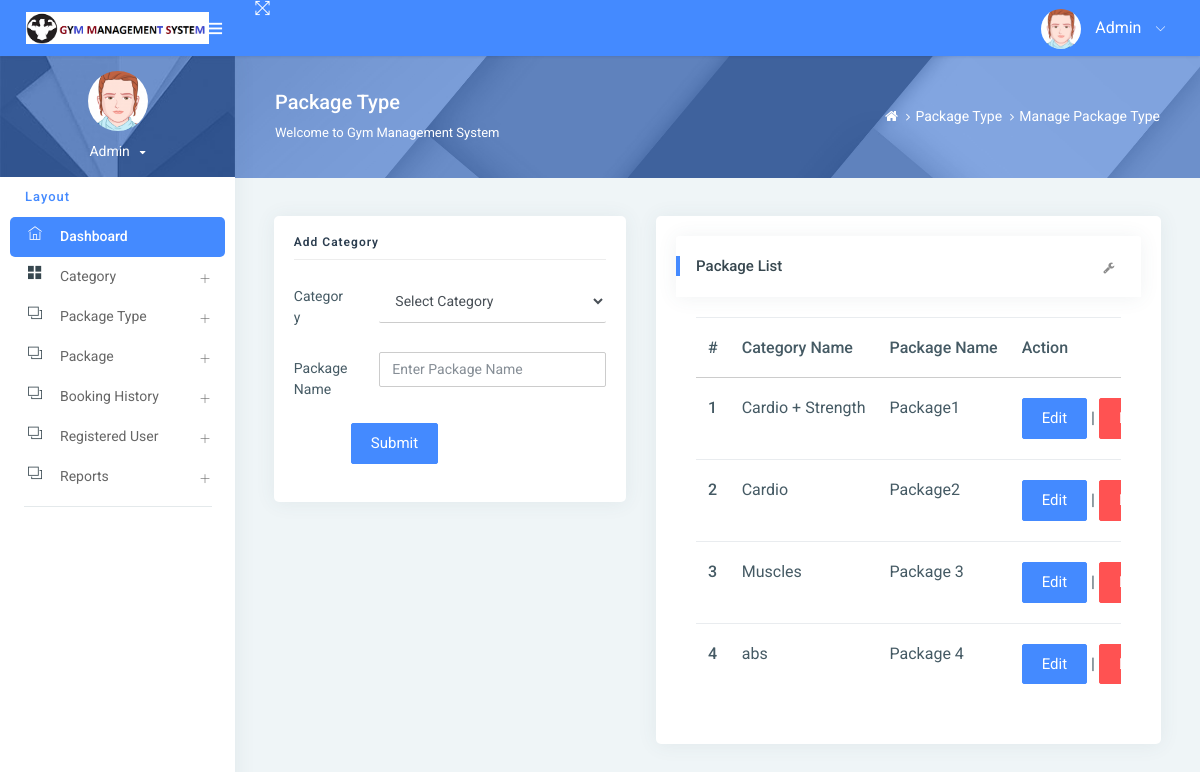
Page /managePackageType/ (signed in) on the committed database.
### gym/models.py (models this page shows, shortened)
class Packagetype(models.Model):
    category = models.ForeignKey(Category, on_delete=models.CASCADE, null=True)
    packagename = models.CharField(max_length=200, null=True)
    creationdate = models.DateTimeField(auto_now_add=True)

class Category(models.Model):
    categoryname = models.CharField(max_length=200, null=True)
    status = models.CharField(max_length=300, null=True)
    creationdate = models.DateTimeField(auto_now_add=True)

### gym/views.py (the view)
# urls.py: path('managePackageType/', managePackageType, name='managePackageType'),
def managePackageType(request):
    if not request.user.is_authenticated:
        return redirect('admin_login')
    package = Packagetype.objects.all()
    category = Category.objects.all()
    try:
        if request.method == "POST":
            cid = request.POST['category']
            categoryid = Category.objects.get(id=cid)
            packagename = request.POST['packagename']
            try:
                Packagetype.objects.create(category=categoryid, packagename=packagename)
                error = "no"
            except:
                error = "yes"
    except:
        pass
    return render(request, 'admin/managePackageType.html', locals())

### gym/templates/admin/managePackageType.html (shortened to what this page needs)
{% extends 'admin_base.html' %}
{% load static %}
{% block main %}
<div class="page-header">
    <div class="page-block">
        <div class="row align-items-center">
            <div class="col-md-8">
                <div class="page-header-title">
                    <h5 class="m-b-10">Package Type</h5>
                    <p class="m-b-0">Welcome to Gym Management System</p>
                </div>
            </div>
            <div class="col-md-4">
                <ul class="breadcrumb-title">
                    <li class="breadcrumb-item">
                        <a href="{% url 'admin_home' %}"> <i class="fa fa-home"></i> </a>
                    </li>
                    <li class="breadcrumb-item"><a href="">Package Type</a>
                    </li>
                    <li class="breadcrumb-item"><a href="">Manage Package Type</a>
                    </li>
                </ul>
            </div>
        </div>
    </div>
</div>
<div class="pcoded-inner-content">
    <div class="main-body">
        <div class="page-wrapper">
            <div class="page-body">
                <div class="row">
                    <div class="col-sm-5">
                        <div class="card">
                            <div class="card-block">
                                <h4 class="sub-title">Add Category</h4>
                                <form method="post">
                                    <div class="form-group row">
                                        <label class="col-sm-3 col-form-label">Category</label>
                                        <div class="col-sm-9">
                                            <select name="category" class="form-control" required>
                                                <option value="">Select Category</option>
                                            </select>
                                        </div>
                                    </div>
                                    <div class="form-group row">
                                        <label class="col-sm-3 col-form-label">Package Name</label>
                                        <div class="col-sm-9">
                                            <input type="text" name="packagename" placeholder="Enter Package Name"
                                                   class="form-control" required>
                                        </div>
                                    </div>
                                    <div class="form-group row">
                                        <label class="col-sm-2 col-form-label"></label>
                                        <div class="col-sm-10">
                                            <input type="submit" class="btn btn-primary" value="Submit">
                                        </div>
                                    </div>
                                </form>
                            </div>
                        </div>
                    </div>
                    <div class="col-md-7">
                        <div class="card">
                            <div class="card-block">
                                <div class="card-header">
                                    <h5>Package List</h5>
                                    <div class="card-header-right">
                                        <ul class="list-unstyled card-option">
                                            <li><i class="fa fa fa-wrench open-card-option"></i></li>
                                        </ul>
                                    </div>
                                </div>
                                <div class="card-block table-border-style">
                                    <div class="table-responsive">
                                        <table class="table">
                                            <thead>
                                            <tr>
                                                <th>#</th>
                                                <th>Category Name</th>
                                                <th>Package Name</th>
                                                <th>Action</th>
                                            </tr>
                                            </thead>
                                            <tbody>
                                            {% for i in package %}
                                            <tr>
                                                <th scope="row">{{forloop.counter}}</th>
                                                <td>{{i.category.categoryname}}</td>
                                                <td>{{i.packagename}}</td>
                                                <td><a href="{% url 'editPackageType' i.id %}"
                                                       class="btn btn-primary">Edit</a> |
                                                    <a href="{% url 'deletePackageType' i.id %}"
                                                       onclick="return confirm('Are you sure to Delete')"
                                                       class="btn btn-danger">Delete</a></td>
                                            </tr>
                                            {% endfor %}
                                            </tbody>
                                        </table>
                                    </div>
                                </div>
                            </div>
                        </div>
                    </div>
                </div>
            </div>
        </div>
    </div>
</div>
{% endblock %}

### rows in the picture
Packagetype: category.categoryname "Cardio + Strength", packagename "Package1"
Packagetype: category.categoryname "Cardio", packagename "Package2"
Packagetype: category.categoryname "Muscles", packagename "Package 3"
Packagetype: category.categoryname "abs", packagename "Package 4"
